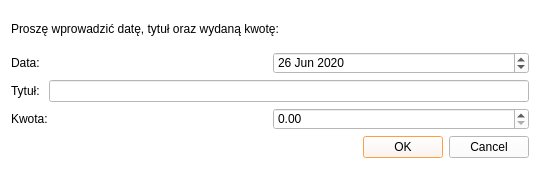
<?xml version="1.0" encoding="UTF-8"?>
<ui version="4.0">
 <class>DialogHealth</class>
 <widget class="QDialog" name="DialogHealth">
  <property name="geometry">
   <rect>
    <x>0</x>
    <y>0</y>
    <width>540</width>
    <height>169</height>
   </rect>
  </property>
  <property name="windowTitle">
   <string>Dialog</string>
  </property>
  <property name="styleSheet">
   <string notr="true">selection-background-color: rgb(245, 121, 0);
background-color: rgb(255, 255, 255);</string>
  </property>
  <layout class="QVBoxLayout" name="verticalLayout">
   <item>
    <widget class="QLabel" name="label">
     <property name="text">
      <string>Proszę wprowadzić datę, tytuł oraz wydaną kwotę: </string>
     </property>
    </widget>
   </item>
   <item>
    <layout class="QHBoxLayout" name="horizontalLayout">
     <item>
      <widget class="QLabel" name="label_2">
       <property name="text">
        <string>Data: </string>
       </property>
      </widget>
     </item>
     <item>
      <widget class="QDateEdit" name="dateEdit">
       <property name="date">
        <date>
         <year>2020</year>
         <month>6</month>
         <day>26</day>
        </date>
       </property>
      </widget>
     </item>
    </layout>
   </item>
   <item>
    <layout class="QHBoxLayout" name="horizontalLayout_2">
     <item>
      <widget class="QLabel" name="label_3">
       <property name="text">
        <string>Tytuł: </string>
       </property>
      </widget>
     </item>
     <item>
      <widget class="QLineEdit" name="lineEdit"/>
     </item>
    </layout>
   </item>
   <item>
    <layout class="QHBoxLayout" name="horizontalLayout_3">
     <item>
      <widget class="QLabel" name="label_4">
       <property name="text">
        <string>Kwota: </string>
       </property>
      </widget>
     </item>
     <item>
      <widget class="QDoubleSpinBox" name="doubleSpinBox">
       <property name="maximum">
        <double>99999999999999991611392.000000000000000</double>
       </property>
      </widget>
     </item>
    </layout>
   </item>
   <item>
    <layout class="QHBoxLayout" name="horizontalLayout_4">
     <item>
      <spacer name="horizontalSpacer">
       <property name="orientation">
        <enum>Qt::Horizontal</enum>
       </property>
       <property name="sizeHint" stdset="0">
        <size>
         <width>158</width>
         <height>20</height>
        </size>
       </property>
      </spacer>
     </item>
     <item>
      <widget class="QDialogButtonBox" name="buttonBox">
       <property name="orientation">
        <enum>Qt::Horizontal</enum>
       </property>
       <property name="standardButtons">
        <set>QDialogButtonBox::Cancel|QDialogButtonBox::Ok</set>
       </property>
      </widget>
     </item>
    </layout>
   </item>
  </layout>
 </widget>
 <resources/>
 <connections>
  <connection>
   <sender>buttonBox</sender>
   <signal>accepted()</signal>
   <receiver>DialogHealth</receiver>
   <slot>accept()</slot>
   <hints>
    <hint type="sourcelabel">
     <x>248</x>
     <y>254</y>
    </hint>
    <hint type="destinationlabel">
     <x>157</x>
     <y>274</y>
    </hint>
   </hints>
  </connection>
  <connection>
   <sender>buttonBox</sender>
   <signal>rejected()</signal>
   <receiver>DialogHealth</receiver>
   <slot>reject()</slot>
   <hints>
    <hint type="sourcelabel">
     <x>316</x>
     <y>260</y>
    </hint>
    <hint type="destinationlabel">
     <x>286</x>
     <y>274</y>
    </hint>
   </hints>
  </connection>
 </connections>
</ui>
